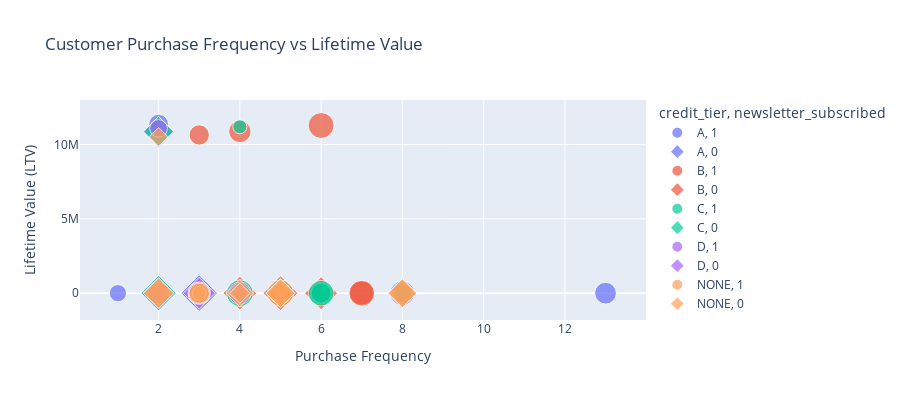

Write notebook code for a chart like this one.
### Code cell
fig = px.scatter(
    loyalty_plot,
    x="purchase_frequency",
    y="lifetime_value",
    color="credit_tier",
    size="loyalty_score_adj",
    symbol="newsletter_subscribed",
    hover_data=["customer_id", "country"],
    title="Customer Purchase Frequency vs Lifetime Value"
)


fig.update_layout(
    xaxis_title="Purchase Frequency",
    yaxis_title="Lifetime Value (LTV)",
    height=400
)
fig.show()

### Figure 1 — Plotly figure (JSON) as saved in the notebook; plotly's stock layout.template omitted (floating-point values rounded to 4 significant figures)
{"data": [{"customdata": [["CUST044933", "Iraq"], ["CUST028974", "Micronesia, Federated States of"], ["CUST026393", "Mongolia"], ["CUST016939", "Panama"], ["CUST005436", "United Arab Emirates"], ["CUST049423", "Solomon Islands"], ["CUST005810", "Azerbaijan"], ["CUST049383", "Taiwan, Province of China"], ["CUST017392", "Botswana"], ["CUST016901", "Saudi Arabia"], ["CUST019417", "Ethiopia"], ["CUST043572", "Côte d'Ivoire"], ["CUST041440", "Svalbard & Jan Mayen Islands"], ["CUST005835", "Anguilla"], ["CUST008033", "Argentina"], ["CUST013095", "Togo"], ["CUST021786", "Cambodia"], ["CUST034201", "Tonga"]], "hovertemplate": "credit_tier=A<br>newsletter_subscribed=1<br>purchase_frequency=%{x}<br>lifetime_value=%{y}<br>loyalty_score_adj=%{marker.size}<br>customer_id=%{customdata[0]}<br>country=%{customdata[1]}<extra></extra>", "legendgroup": "A, 1", "marker": {"color": "#636efa", "size": [454.6, 549.6, 393.6, 528.4, 863.8, 690.2, 647.2, 458.9, 702.7, 557.7, 237.8, 581.3, 379.6, 149.0, 497.6, 458.1, 454.7, 345.7], "sizemode": "area", "sizeref": 2.324, "symbol": "circle"}, "mode": "markers", "name": "A, 1", "orientation": "v", "showlegend": true, "type": "scatter", "x": [2, 13, 5, 4, 3, 4, 3, 4, 8, 4, 4, 5, 4, 4, 5, 4, 3, 1], "xaxis": "x", "y": [11370000.0, 1328.0, 1226.0, 1088.0, 1085.0, 991.7, 923.1, 872.1, 866.9, 858.4, 836.9, 791.9, 784.4, 777.6, 762.6, 760.5, 759.6, 755.3], "yaxis": "y"}, {"customdata": [["CUST014501", "French Guiana"], ["CUST010724", "Hungary"], ["CUST017114", "Montenegro"], ["CUST036285", "Saudi Arabia"], ["CUST032320", "Botswana"], ["CUST000704", "Argentina"], ["CUST040309", "Ghana"], ["CUST023083", "Guatemala"], ["CUST005828", "Dominican Republic"], ["CUST022933", "Switzerland"], ["CUST044133", "Uzbekistan"]], "hovertemplate": "credit_tier=A<br>newsletter_subscribed=0<br>purchase_frequency=%{x}<br>lifetime_value=%{y}<br>loyalty_score_adj=%{marker.size}<br>customer_id=%{customdata[0]}<br>country=%{customdata[1]}<extra></extra>", "legendgroup": "A, 0", "marker": {"color": "#636efa", "size": [20.22, 658.7, 529.1, 523.3, 330.0, 594.6, 887.8, 492.0, 929.4, 591.5, 413.8], "sizemode": "area", "sizeref": 2.324, "symbol": "diamond"}, "mode": "markers", "name": "A, 0", "orientation": "v", "showlegend": true, "type": "scatter", "x": [2, 2, 3, 6, 3, 3, 2, 6, 3, 4, 2], "xaxis": "x", "y": [11040000.0, 10820000.0, 967.1, 912.2, 899.2, 894.1, 868.1, 834.4, 834.0, 811.7, 764.8], "yaxis": "y"}, {"customdata": [["CUST009456", "Kiribati"], ["CUST001273", "Costa Rica"], ["CUST038856", "Latvia"], ["CUST048543", "Jordan"], ["CUST045179", "Svalbard & Jan Mayen Islands"], ["CUST024985", "Venezuela, Bolivarian Republic of"], ["CUST007326", "Bosnia and Herzegovina"], ["CUST013838", "Haiti"], ["CUST002250", "Bosnia and Herzegovina"], ["CUST034285", "Colombia"], ["CUST003341", "Angola"], ["CUST040353", "Haiti"], ["CUST018552", "Equatorial Guinea"], ["CUST020889", "China"], ["CUST006924", "Montenegro"], ["CUST026810", "Taiwan, Province of China"], ["CUST044380", "Somalia"], ["CUST046929", "Mauritius"], ["CUST011956", "Brazil"]], "hovertemplate": "credit_tier=B<br>newsletter_subscribed=1<br>purchase_frequency=%{x}<br>lifetime_value=%{y}<br>loyalty_score_adj=%{marker.size}<br>customer_id=%{customdata[0]}<br>country=%{customdata[1]}<extra></extra>", "legendgroup": "B, 1", "marker": {"color": "#EF553B", "size": [777.9, 579.5, 481.1, 683.8, 307.3, 537.6, 550.9, 501.1, 375.6, 740.5, 618.7, 86.04, 252.9, 602.2, 162.8, 725.5, 771.2, 100.3, 508.3], "sizemode": "area", "sizeref": 2.324, "symbol": "circle"}, "mode": "markers", "name": "B, 1", "orientation": "v", "showlegend": true, "type": "scatter", "x": [6, 4, 3, 7, 4, 5, 8, 5, 3, 5, 4, 3, 2, 3, 4, 4, 7, 2, 3], "xaxis": "x", "y": [11280000.0, 10880000.0, 10640000.0, 1789.0, 1101.0, 1079.0, 996.9, 977.0, 909.5, 892.8, 885.4, 883.7, 866.6, 862.8, 852.2, 817.2, 799.1, 794.0, 774.9], "yaxis": "y"}, {"customdata": [["CUST002045", "United States"], ["CUST016159", "Oman"], ["CUST020182", "Sri Lanka"], ["CUST033088", "Azerbaijan"], ["CUST007963", "Nauru"], ["CUST019911", "Estonia"], ["CUST045563", "Madagascar"], ["CUST037764", "Malaysia"], ["CUST035291", "Senegal"], ["CUST005308", "Türkiye"], ["CUST010976", "Namibia"], ["CUST019493", "Mauritius"], ["CUST048980", "Bahamas"], ["CUST011330", "Marshall Islands"]], "hovertemplate": "credit_tier=B<br>newsletter_subscribed=0<br>purchase_frequency=%{x}<br>lifetime_value=%{y}<br>loyalty_score_adj=%{marker.size}<br>customer_id=%{customdata[0]}<br>country=%{customdata[1]}<extra></extra>", "legendgroup": "B, 0", "marker": {"color": "#EF553B", "size": [596.3, 503.1, 588.5, 392.3, 582.0, 839.3, 254.5, 452.5, 390.5, 377.8, 574.4, 212.2, 751.5, 787.0], "sizemode": "area", "sizeref": 2.324, "symbol": "diamond"}, "mode": "markers", "name": "B, 0", "orientation": "v", "showlegend": true, "type": "scatter", "x": [4, 5, 6, 4, 3, 5, 4, 5, 5, 3, 5, 6, 6, 4], "xaxis": "x", "y": [1608.0, 1150.0, 979.1, 978.9, 856.3, 809.8, 805.7, 788.4, 772.4, 761.0, 757.3, 755.6, 734.6, 734.2], "yaxis": "y"}, {"customdata": [["CUST012277", "Japan"], ["CUST034762", "Niger"], ["CUST014727", " Tg "], ["CUST037601", "Gambia"], ["CUST045531", "Antigua and Barbuda"], ["CUST033829", "Angola"], ["CUST047685", " Bi "], ["CUST027640", "Syrian Arab Republic"], ["CUST039701", "Thailand"], ["CUST005813", "Costa Rica"], ["CUST009147", "Brunei Darussalam"]], "hovertemplate": "credit_tier=C<br>newsletter_subscribed=1<br>purchase_frequency=%{x}<br>lifetime_value=%{y}<br>loyalty_score_adj=%{marker.size}<br>customer_id=%{customdata[0]}<br>country=%{customdata[1]}<extra></extra>", "legendgroup": "C, 1", "marker": {"color": "#00cc96", "size": [233.0, 412.9, 557.9, 79.76, 460.8, 456.8, 205.5, 832.1, 762.9, 613.0, 494.3], "sizemode": "area", "sizeref": 2.324, "symbol": "circle"}, "mode": "markers", "name": "C, 1", "orientation": "v", "showlegend": true, "type": "scatter", "x": [4, 8, 6, 2, 6, 5, 4, 4, 6, 3, 3], "xaxis": "x", "y": [11200000.0, 1154.0, 932.9, 914.8, 896.7, 806.8, 802.7, 790.4, 782.0, 765.0, 763.3], "yaxis": "y"}, {"customdata": [["CUST005475", "Mali"], ["CUST043587", "Micronesia, Federated States of"], ["CUST030486", "Zimbabwe"], ["CUST042860", "Zimbabwe"], ["CUST023538", "Saint Kitts and Nevis"]], "hovertemplate": "credit_tier=C<br>newsletter_subscribed=0<br>purchase_frequency=%{x}<br>lifetime_value=%{y}<br>loyalty_score_adj=%{marker.size}<br>customer_id=%{customdata[0]}<br>country=%{customdata[1]}<extra></extra>", "legendgroup": "C, 0", "marker": {"color": "#00cc96", "size": [616.9, 536.2, 393.3, 412.2, 845.6], "sizemode": "area", "sizeref": 2.324, "symbol": "diamond"}, "mode": "markers", "name": "C, 0", "orientation": "v", "showlegend": true, "type": "scatter", "x": [2, 5, 3, 3, 2], "xaxis": "x", "y": [10880000.0, 1028.0, 981.0, 961.9, 815.8], "yaxis": "y"}, {"customdata": [["CUST027245", "Austria"], ["CUST019796", "Malawi"], ["CUST021724", "Colombia"], ["CUST028391", "Hungary"]], "hovertemplate": "credit_tier=D<br>newsletter_subscribed=1<br>purchase_frequency=%{x}<br>lifetime_value=%{y}<br>loyalty_score_adj=%{marker.size}<br>customer_id=%{customdata[0]}<br>country=%{customdata[1]}<extra></extra>", "legendgroup": "D, 1", "marker": {"color": "#ab63fa", "size": [363.1, 278.5, 554.8, 596.3], "sizemode": "area", "sizeref": 2.324, "symbol": "circle"}, "mode": "markers", "name": "D, 1", "orientation": "v", "showlegend": true, "type": "scatter", "x": [2, 2, 2, 4], "xaxis": "x", "y": [11080000.0, 933.1, 861.3, 764.0], "yaxis": "y"}, {"customdata": [["CUST011705", "Burundi"], ["CUST020873", "Albania"], ["CUST031234", "Swaziland"], ["CUST042499", " Pakistan "]], "hovertemplate": "credit_tier=D<br>newsletter_subscribed=0<br>purchase_frequency=%{x}<br>lifetime_value=%{y}<br>loyalty_score_adj=%{marker.size}<br>customer_id=%{customdata[0]}<br>country=%{customdata[1]}<extra></extra>", "legendgroup": "D, 0", "marker": {"color": "#ab63fa", "size": [703.8, 461.7, 300.6, 414.9], "sizemode": "area", "sizeref": 2.324, "symbol": "diamond"}, "mode": "markers", "name": "D, 0", "orientation": "v", "showlegend": true, "type": "scatter", "x": [3, 5, 4, 5], "xaxis": "x", "y": [906.7, 884.7, 783.3, 746.7], "yaxis": "y"}, {"customdata": [["CUST017094", "Nauru"], ["CUST002031", "Austria"], ["CUST036764", "Antigua and Barbuda"], ["CUST002501", "Namibia"], ["CUST001074", "Lebanon"]], "hovertemplate": "credit_tier=NONE<br>newsletter_subscribed=1<br>purchase_frequency=%{x}<br>lifetime_value=%{y}<br>loyalty_score_adj=%{marker.size}<br>customer_id=%{customdata[0]}<br>country=%{customdata[1]}<extra></extra>", "legendgroup": "NONE, 1", "marker": {"color": "#FFA15A", "size": [806.6, 578.8, 229.5, 547.0, 484.1], "sizemode": "area", "sizeref": 2.324, "symbol": "circle"}, "mode": "markers", "name": "NONE, 1", "orientation": "v", "showlegend": true, "type": "scatter", "x": [5, 3, 3, 5, 3], "xaxis": "x", "y": [908.8, 907.9, 811.6, 805.3, 794.1], "yaxis": "y"}, {"customdata": [["CUST018244", "Barbados"], ["CUST040744", " British Virgin Islands "], ["CUST027749", "Argentina"], ["CUST032023", "Zimbabwe"], ["CUST041046", "Côte d'Ivoire"], ["CUST034593", "Comoros"], ["CUST021337", "Senegal"], ["CUST023975", "San Marino"], ["CUST042995", "Uzbekistan"]], "hovertemplate": "credit_tier=NONE<br>newsletter_subscribed=0<br>purchase_frequency=%{x}<br>lifetime_value=%{y}<br>loyalty_score_adj=%{marker.size}<br>customer_id=%{customdata[0]}<br>country=%{customdata[1]}<extra></extra>", "legendgroup": "NONE, 0", "marker": {"color": "#FFA15A", "size": [246.4, 539.3, 583.4, 583.1, 512.1, 676.2, 635.6, 563.2, 284.2], "sizemode": "area", "sizeref": 2.324, "symbol": "diamond"}, "mode": "markers", "name": "NONE, 0", "orientation": "v", "showlegend": true, "type": "scatter", "x": [2, 8, 5, 8, 4, 2, 2, 5, 4], "xaxis": "x", "y": [10510000.0, 2298.0, 1085.0, 1054.0, 948.9, 913.5, 847.5, 801.4, 779.8], "yaxis": "y"}], "layout": {"height": 400, "legend": {"itemsizing": "constant", "title": {"text": "credit_tier, newsletter_subscribed"}, "tracegroupgap": 0}, "title": {"text": "Customer Purchase Frequency vs Lifetime Value"}, "xaxis": {"anchor": "y", "domain": [0, 1], "title": {"text": "Purchase Frequency"}}, "yaxis": {"anchor": "x", "domain": [0, 1], "title": {"text": "Lifetime Value (LTV)"}}}}
